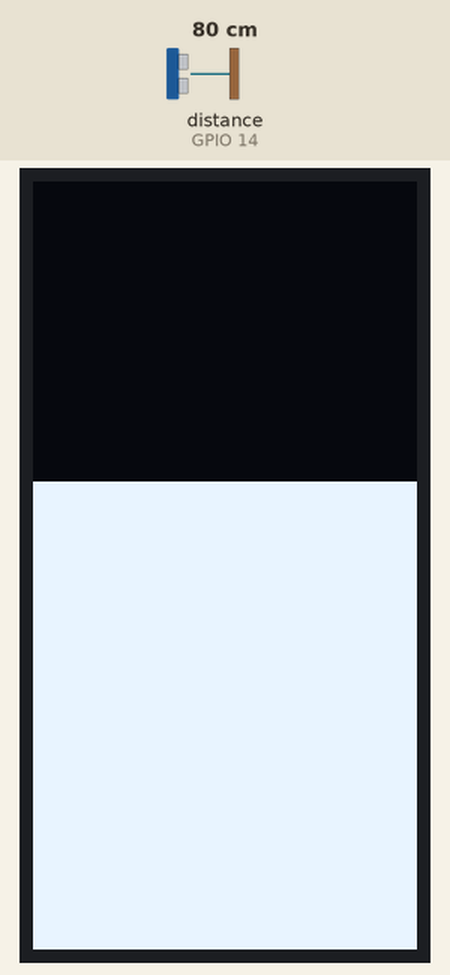
The sketch below on a simulated ESP32. On the bench: 64×128 one-colour display. Wiring (inferred from the names in the program): ultrasonic range finder: trigger GPIO 12; echo GPIO 14. The test bench sets the inputs (shaded band); at power-on: distance to the obstacle (sensor on GPIO 14) 80 cm. The echo pulse lasts 58.3 µs per cm; what the sketch prints to the serial monitor is not drawn.

Above: at 1.2 s.
1.3 s: distance to the obstacle (sensor on GPIO 14) set to 2 cm
At 1.7 s:
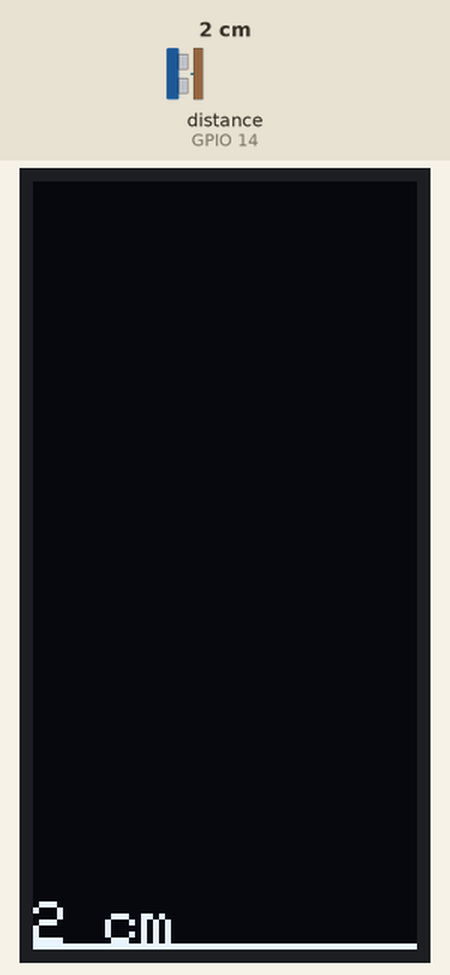
2.8 s: distance to the obstacle (sensor on GPIO 14) set to 4 cm
At 3.3 s:
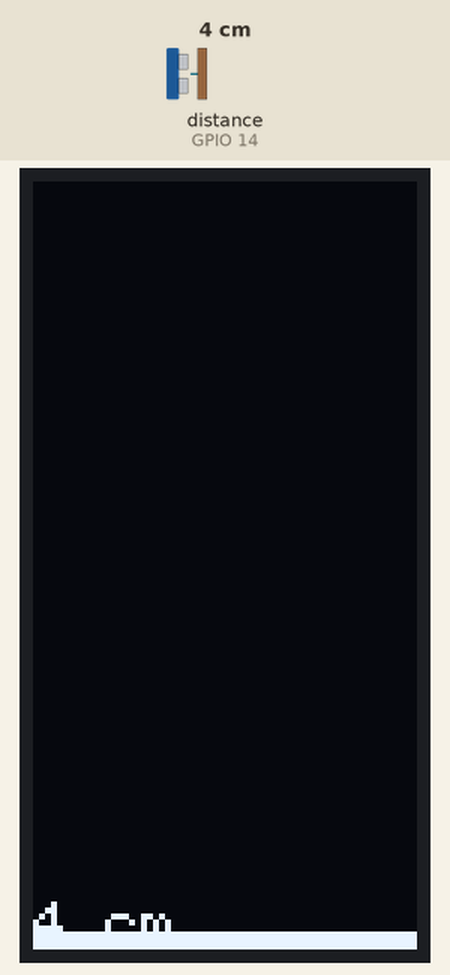
4.3 s: distance to the obstacle (sensor on GPIO 14) set to 9 cm
At 5.1 s:
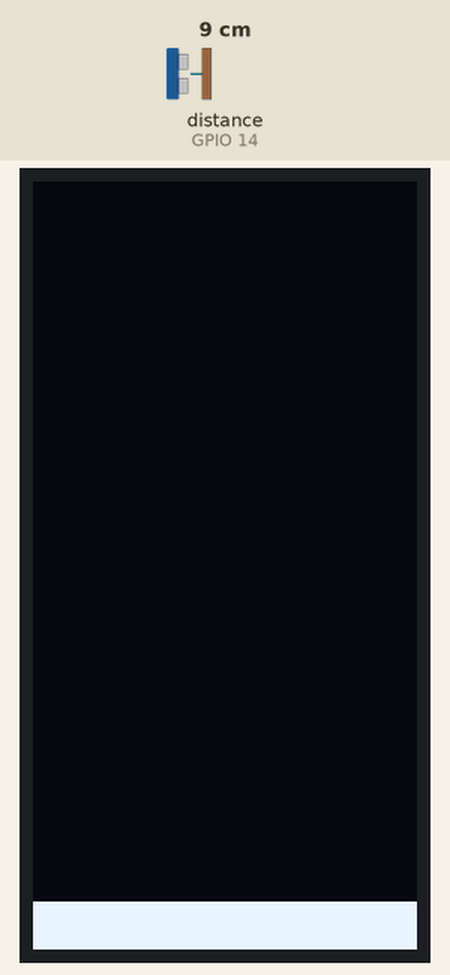
Timing chart, 0 to 7.3 s (numbered marks = the images above; inputs shaded):
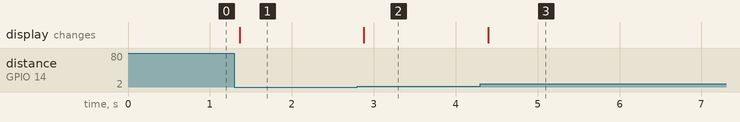

The sketch:

ESP3266_OLED_Sonar.ino
```cpp
#include <SPI.h>
#include <Wire.h>
#include <Adafruit_GFX.h>
#include <Adafruit_SSD1306.h>
//#include <Kalman.h>

#define OLED_MOSI   13
#define OLED_CLK   16
#define OLED_DC    4
#define OLED_CS    5
#define OLED_RESET 15
#define pwPin     14
#define trigPin   12
Adafruit_SSD1306 display(OLED_MOSI, OLED_CLK, OLED_DC, OLED_RESET, OLED_CS);
//Kalman filterPulse(0.125, 32, 1023, 0); //based on https://github.com/bachagas/Kalman
long pulse, cm, barHeight, filteredPulse;

void setup()   {
  Serial.begin(9600);
  Serial.println("And we're off!");
  pinMode(pwPin, INPUT);
  pinMode(trigPin, OUTPUT);
  display.begin(SSD1306_SWITCHCAPVCC);
  display.setRotation(1); //Portrait mode
  display.setTextSize(1);
  display.setTextColor(WHITE);
}


void loop() {
  display.clearDisplay();
  display.setCursor(0,0);

  // pulse the trigger pin, at least 10usec
  digitalWrite(trigPin, LOW);
  delayMicroseconds(2);
  digitalWrite(trigPin, HIGH);
  delayMicroseconds(10);
  digitalWrite(trigPin, LOW);

  // pull in echo pulse, conv. usec travel time to cm
  pulse = pulseIn(pwPin, HIGH, 8890);
  // filter sensor data
  // filteredPulse = filterPulse.getFilteredValue(pulse);
  if (pulse == 0) cm = 120;
  else cm = pulse / (2*29.1);
  // cm = filteredPulse / (2*29.1);
  Serial.println(cm);
  //filteredcm = filterDistance.getFilteredValue(cm);
  //Serial.println(filteredcm);
  //draw graph
  barHeight = map(cm, 0, 120, 0, display.height()-10);
  display.fillRect(0, display.height()-barHeight, display.width(), display.height() - 10, WHITE);
  display.setCursor(0, display.height()-8);
  display.print(cm);
  display.print(" cm");
  display.display();
  delay(100);
}
```

Measured:
- after the input at 1.3 s, the display: changes after 0.06 s (image 1)
- after the input at 2.8 s, the display: changes after 0.08 s (image 2)
- after the input at 4.3 s, the display: changes after 0.10 s (image 3)
